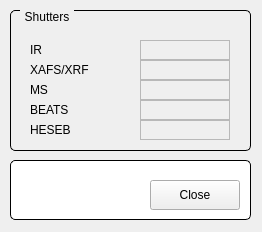
<?xml version="1.0" encoding="UTF-8"?>
<ui version="4.0">
 <class>FormBeamlinesStatus</class>
 <widget class="QMainWindow" name="FormBeamlinesStatus">
  <property name="geometry">
   <rect>
    <x>0</x>
    <y>0</y>
    <width>262</width>
    <height>232</height>
   </rect>
  </property>
  <property name="windowTitle">
   <string>Beamlines shutters</string>
  </property>
  <widget class="QWidget" name="centralwidget">
   <widget class="QGroupBox" name="groupBox_3">
    <property name="geometry">
     <rect>
      <x>10</x>
      <y>10</y>
      <width>241</width>
      <height>141</height>
     </rect>
    </property>
    <property name="styleSheet">
     <string notr="true">QGroupBox {
    border: 1px solid black;
    border-radius: 5px;
    margin-top: 0.5em;
}

QGroupBox::title {
    subcontrol-origin: margin;
    left: 10px;
    padding: 0 3px 0 3px;
}</string>
    </property>
    <property name="title">
     <string>Shutters</string>
    </property>
    <widget class="QLabel" name="label">
     <property name="geometry">
      <rect>
       <x>20</x>
       <y>30</y>
       <width>81</width>
       <height>20</height>
      </rect>
     </property>
     <property name="text">
      <string>IR</string>
     </property>
    </widget>
    <widget class="QLabel" name="label_2">
     <property name="geometry">
      <rect>
       <x>20</x>
       <y>50</y>
       <width>81</width>
       <height>20</height>
      </rect>
     </property>
     <property name="text">
      <string>XAFS/XRF</string>
     </property>
    </widget>
    <widget class="QLabel" name="label_3">
     <property name="geometry">
      <rect>
       <x>20</x>
       <y>70</y>
       <width>81</width>
       <height>20</height>
      </rect>
     </property>
     <property name="text">
      <string>MS</string>
     </property>
    </widget>
    <widget class="QLabel" name="label_4">
     <property name="geometry">
      <rect>
       <x>20</x>
       <y>90</y>
       <width>81</width>
       <height>20</height>
      </rect>
     </property>
     <property name="text">
      <string>BEATS</string>
     </property>
    </widget>
    <widget class="QLabel" name="label_5">
     <property name="geometry">
      <rect>
       <x>20</x>
       <y>110</y>
       <width>81</width>
       <height>20</height>
      </rect>
     </property>
     <property name="text">
      <string>HESEB</string>
     </property>
    </widget>
    <widget class="QELabel" name="qelabel_26">
     <property name="geometry">
      <rect>
       <x>130</x>
       <y>30</y>
       <width>90</width>
       <height>20</height>
      </rect>
     </property>
     <property name="frameShape">
      <enum>QFrame::StyledPanel</enum>
     </property>
     <property name="variable" stdset="0">
      <string>D02C01-VA-ABS:getStatus</string>
     </property>
     <property name="variableSubstitutions" stdset="0">
      <string/>
     </property>
    </widget>
    <widget class="QELabel" name="qelabel_27">
     <property name="geometry">
      <rect>
       <x>130</x>
       <y>50</y>
       <width>90</width>
       <height>20</height>
      </rect>
     </property>
     <property name="frameShape">
      <enum>QFrame::StyledPanel</enum>
     </property>
     <property name="variable" stdset="0">
      <string>FE08-VA-PHSH:getStatus</string>
     </property>
     <property name="variableSubstitutions" stdset="0">
      <string/>
     </property>
    </widget>
    <widget class="QELabel" name="qelabel_28">
     <property name="geometry">
      <rect>
       <x>130</x>
       <y>70</y>
       <width>90</width>
       <height>20</height>
      </rect>
     </property>
     <property name="frameShape">
      <enum>QFrame::StyledPanel</enum>
     </property>
     <property name="variable" stdset="0">
      <string>I09FE-VA-PSH:getStatus</string>
     </property>
     <property name="variableSubstitutions" stdset="0">
      <string/>
     </property>
    </widget>
    <widget class="QELabel" name="qelabel_29">
     <property name="geometry">
      <rect>
       <x>130</x>
       <y>90</y>
       <width>90</width>
       <height>20</height>
      </rect>
     </property>
     <property name="frameShape">
      <enum>QFrame::StyledPanel</enum>
     </property>
     <property name="variable" stdset="0">
      <string>I10FE-VA-PSH:getStatus</string>
     </property>
     <property name="variableSubstitutions" stdset="0">
      <string/>
     </property>
    </widget>
    <widget class="QELabel" name="qelabel_30">
     <property name="geometry">
      <rect>
       <x>130</x>
       <y>110</y>
       <width>90</width>
       <height>20</height>
      </rect>
     </property>
     <property name="frameShape">
      <enum>QFrame::StyledPanel</enum>
     </property>
     <property name="variable" stdset="0">
      <string>I11FE-VA-PSH:getStatus</string>
     </property>
     <property name="variableSubstitutions" stdset="0">
      <string/>
     </property>
    </widget>
   </widget>
   <widget class="QGroupBox" name="titleGroupBox_2">
    <property name="geometry">
     <rect>
      <x>10</x>
      <y>160</y>
      <width>241</width>
      <height>60</height>
     </rect>
    </property>
    <property name="styleSheet">
     <string notr="true">QGroupBox {
 	background-color: rgb(255, 255, 255);
     border: 1px solid black;
     border-radius: 5px;
     margin-top: 0.5em;
 }
 
 QGroupBox::title {
     subcontrol-origin: margin;
     left: 10px;
     padding: 0 3px 0 3px;
 }</string>
    </property>
    <property name="title">
     <string/>
    </property>
    <widget class="QPushButton" name="btnClose">
     <property name="geometry">
      <rect>
       <x>140</x>
       <y>20</y>
       <width>90</width>
       <height>30</height>
      </rect>
     </property>
     <property name="text">
      <string>Close</string>
     </property>
    </widget>
   </widget>
  </widget>
 </widget>
 <customwidgets>
  <customwidget>
   <class>QELabel</class>
   <extends>QLabel</extends>
   <header>QELabel.h</header>
  </customwidget>
 </customwidgets>
 <resources/>
 <connections/>
</ui>
